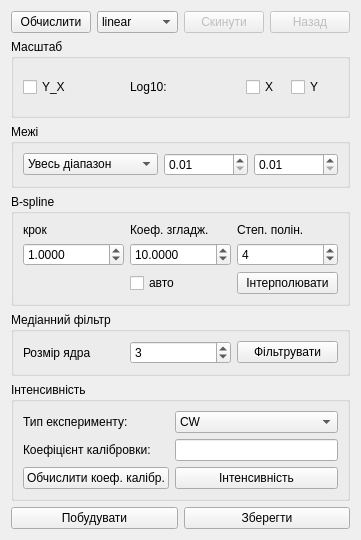
      <widget class="QWidget" name="tab_4">
       <property name="enabled">
        <bool>true</bool>
       </property>
       <attribute name="title">
        <string>Результат</string>
       </attribute>
       <layout class="QVBoxLayout" name="verticalLayout_5">
        <item>
         <layout class="QHBoxLayout" name="horizontalLayout_11">
          <item>
           <widget class="QPushButton" name="rButton">
            <property name="text">
             <string>Обчислити</string>
            </property>
           </widget>
          </item>
          <item>
           <widget class="QComboBox" name="rEvalType">
            <item>
             <property name="text">
              <string>linear</string>
             </property>
            </item>
            <item>
             <property name="text">
              <string>nearest</string>
             </property>
            </item>
            <item>
             <property name="text">
              <string>zero</string>
             </property>
            </item>
           </widget>
          </item>
          <item>
           <widget class="QPushButton" name="rReset">
            <property name="enabled">
             <bool>false</bool>
            </property>
            <property name="text">
             <string>Скинути</string>
            </property>
           </widget>
          </item>
          <item>
           <widget class="QPushButton" name="rUndo">
            <property name="enabled">
             <bool>false</bool>
            </property>
            <property name="text">
             <string>Назад</string>
            </property>
           </widget>
          </item>
         </layout>
        </item>
        <item>
         <widget class="QGroupBox" name="groupBox_17">
          <property name="title">
           <string>Масштаб</string>
          </property>
          <layout class="QHBoxLayout" name="horizontalLayout_16">
           <item>
            <widget class="QCheckBox" name="rY_XScale">
             <property name="text">
              <string>Y_X</string>
             </property>
            </widget>
           </item>
           <item>
            <widget class="QLabel" name="label_35">
             <property name="text">
              <string>Log10:</string>
             </property>
            </widget>
           </item>
           <item>
            <widget class="QWidget" name="rLogScale" native="true">
             <layout class="QHBoxLayout" name="horizontalLayout_13">
              <item>
               <widget class="QCheckBox" name="rXLogScale">
                <property name="text">
                 <string>X</string>
                </property>
               </widget>
              </item>
              <item>
               <widget class="QCheckBox" name="rYLogScale">
                <property name="text">
                 <string>Y</string>
                </property>
               </widget>
              </item>
             </layout>
            </widget>
           </item>
          </layout>
         </widget>
        </item>
        <item>
         <widget class="QGroupBox" name="groupBox_18">
          <property name="title">
           <string>Межі</string>
          </property>
          <layout class="QHBoxLayout" name="horizontalLayout_18">
           <item>
            <widget class="QComboBox" name="rAllSliceConcat">
             <item>
              <property name="text">
               <string>Увесь діапазон</string>
              </property>
             </item>
             <item>
              <property name="text">
               <string>Вирізати</string>
              </property>
             </item>
             <item>
              <property name="text">
               <string>Обробити частину</string>
              </property>
             </item>
            </widget>
           </item>
           <item>
            <widget class="QDoubleSpinBox" name="rStart">
             <property name="inputMethodHints">
              <set>Qt::ImhFormattedNumbersOnly|Qt::ImhPreferNumbers</set>
             </property>
             <property name="minimum">
              <double>0.010000000000000</double>
             </property>
             <property name="maximum">
              <double>99999999.000000000000000</double>
             </property>
             <property name="singleStep">
              <double>0.500000000000000</double>
             </property>
             <property name="value">
              <double>0.010000000000000</double>
             </property>
            </widget>
           </item>
           <item>
            <widget class="QDoubleSpinBox" name="rEnd">
             <property name="inputMethodHints">
              <set>Qt::ImhFormattedNumbersOnly|Qt::ImhPreferNumbers</set>
             </property>
             <property name="minimum">
              <double>0.010000000000000</double>
             </property>
             <property name="maximum">
              <double>9999999.000000000000000</double>
             </property>
             <property name="singleStep">
              <double>0.500000000000000</double>
             </property>
             <property name="value">
              <double>0.010000000000000</double>
             </property>
            </widget>
           </item>
          </layout>
         </widget>
        </item>
        <item>
         <widget class="QGroupBox" name="groupBox_19">
          <property name="title">
           <string>B-spline</string>
          </property>
          <layout class="QGridLayout" name="gridLayout_8">
           <item row="0" column="0">
            <widget class="QLabel" name="label_50">
             <property name="text">
              <string>крок</string>
             </property>
            </widget>
           </item>
           <item row="0" column="1">
            <widget class="QLabel" name="label_49">
             <property name="text">
              <string>Коеф. згладж.</string>
             </property>
            </widget>
           </item>
           <item row="0" column="2">
            <widget class="QLabel" name="label_8">
             <property name="text">
              <string>Степ. полін.</string>
             </property>
            </widget>
           </item>
           <item row="1" column="0">
            <widget class="QDoubleSpinBox" name="rB_splineStep">
             <property name="decimals">
              <number>4</number>
             </property>
             <property name="minimum">
              <double>0.001000000000000</double>
             </property>
             <property name="maximum">
              <double>99999.000000000000000</double>
             </property>
             <property name="singleStep">
              <double>0.500000000000000</double>
             </property>
             <property name="value">
              <double>1.000000000000000</double>
             </property>
            </widget>
           </item>
           <item row="1" column="1">
            <widget class="QDoubleSpinBox" name="rB_splineS">
             <property name="decimals">
              <number>4</number>
             </property>
             <property name="minimum">
              <double>0.000000000000000</double>
             </property>
             <property name="maximum">
              <double>999999999.000000000000000</double>
             </property>
             <property name="singleStep">
              <double>0.010000000000000</double>
             </property>
             <property name="value">
              <double>10.000000000000000</double>
             </property>
            </widget>
           </item>
           <item row="1" column="2">
            <widget class="QDoubleSpinBox" name="rB_splineK">
             <property name="decimals">
              <number>0</number>
             </property>
             <property name="maximum">
              <double>5.000000000000000</double>
             </property>
             <property name="value">
              <double>4.000000000000000</double>
             </property>
            </widget>
           </item>
           <item row="2" column="1">
            <widget class="QCheckBox" name="rAutoB_splineS">
             <property name="text">
              <string>авто</string>
             </property>
            </widget>
           </item>
           <item row="2" column="2">
            <widget class="QPushButton" name="rB_splineOk">
             <property name="text">
              <string>Інтерполювати</string>
             </property>
            </widget>
           </item>
          </layout>
         </widget>
        </item>
        <item>
         <widget class="QGroupBox" name="groupBox_20">
          <property name="title">
           <string>Медіанний фільтр</string>
          </property>
          <layout class="QHBoxLayout" name="horizontalLayout_14">
           <item>
            <widget class="QLabel" name="label_30">
             <property name="text">
              <string>Розмір ядра</string>
             </property>
            </widget>
           </item>
           <item>
            <widget class="QSpinBox" name="rMedFiltS">
             <property name="minimum">
              <number>1</number>
             </property>
             <property name="singleStep">
              <number>2</number>
             </property>
             <property name="value">
              <number>3</number>
             </property>
            </widget>
           </item>
           <item>
            <widget class="QPushButton" name="rMedFilt">
             <property name="text">
              <string>Фільтрувати</string>
             </property>
            </widget>
           </item>
          </layout>
         </widget>
        </item>
        <item>
         <widget class="QGroupBox" name="groupBox_16">
          <property name="title">
           <string>Інтенсивність</string>
          </property>
          <layout class="QGridLayout" name="gridLayout_5">
           <item row="0" column="0">
            <widget class="QLabel" name="label">
             <property name="text">
              <string>Тип експерименту:</string>
             </property>
            </widget>
           </item>
           <item row="0" column="1">
            <widget class="QComboBox" name="typeExp">
             <item>
              <property name="text">
               <string>CW</string>
              </property>
             </item>
             <item>
              <property name="text">
               <string>PICO</string>
              </property>
             </item>
            </widget>
           </item>
           <item row="1" column="0">
            <widget class="QLabel" name="label_9">
             <property name="text">
              <string>Коефіцієнт калібровки:</string>
             </property>
            </widget>
           </item>
           <item row="1" column="1">
            <widget class="QLineEdit" name="calibr">
             <property name="maxLength">
              <number>50</number>
             </property>
            </widget>
           </item>
           <item row="2" column="0">
            <widget class="QPushButton" name="recalcCalibr">
             <property name="text">
              <string>Обчислити коеф. калібр.</string>
             </property>
            </widget>
           </item>
           <item row="2" column="1">
            <widget class="QPushButton" name="recalcForIntens">
             <property name="text">
              <string>Інтенсивність</string>
             </property>
            </widget>
           </item>
          </layout>
         </widget>
        </item>
        <item>
         <layout class="QHBoxLayout" name="horizontalLayout_10">
          <item>
           <widget class="QPushButton" name="rPlot">
            <property name="text">
             <string>Побудувати</string>
            </property>
           </widget>
          </item>
          <item>
           <widget class="QPushButton" name="rSave">
            <property name="text">
             <string>Зберегти</string>
            </property>
           </widget>
          </item>
         </layout>
        </item>
       </layout>
      </widget>
